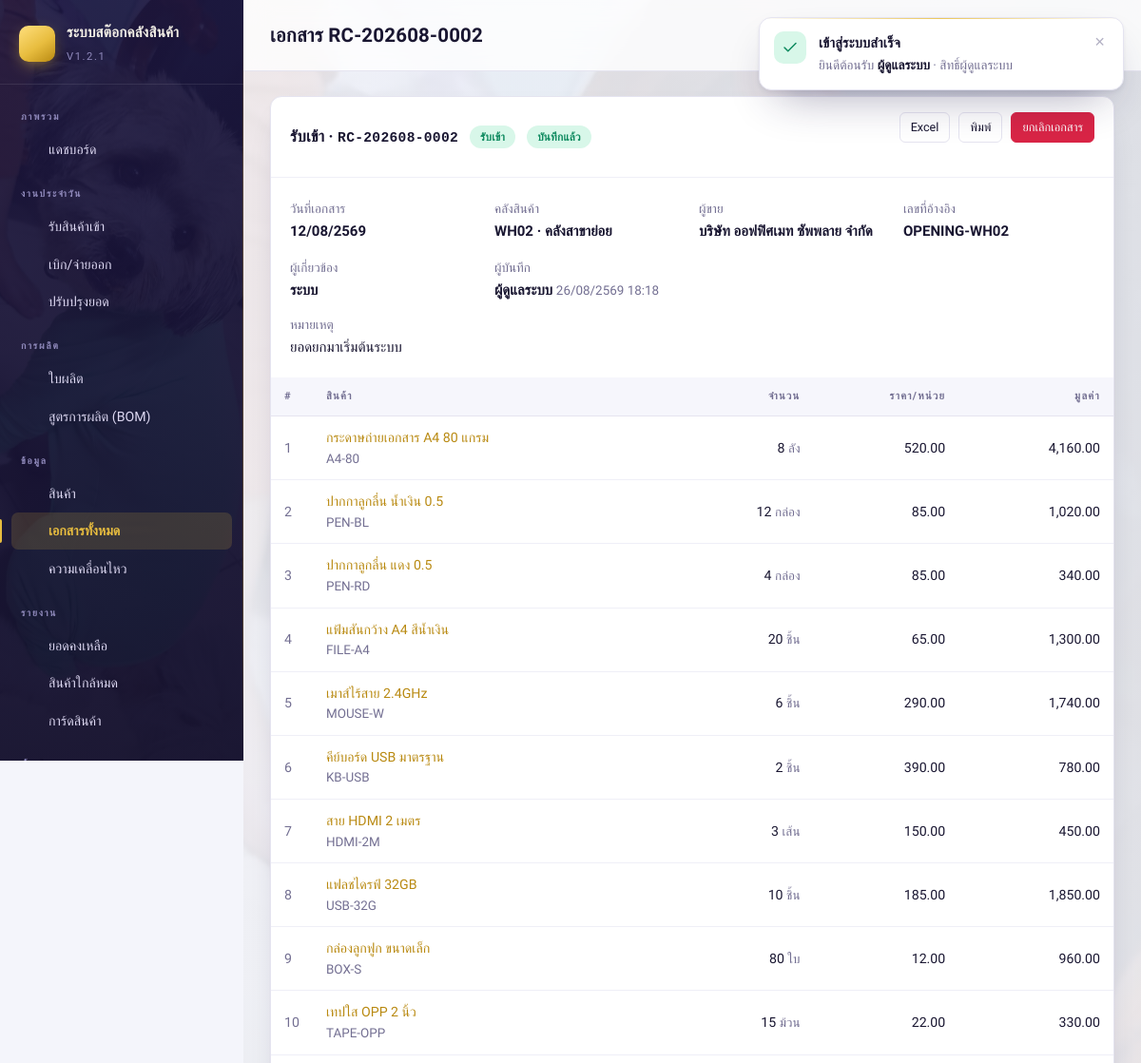
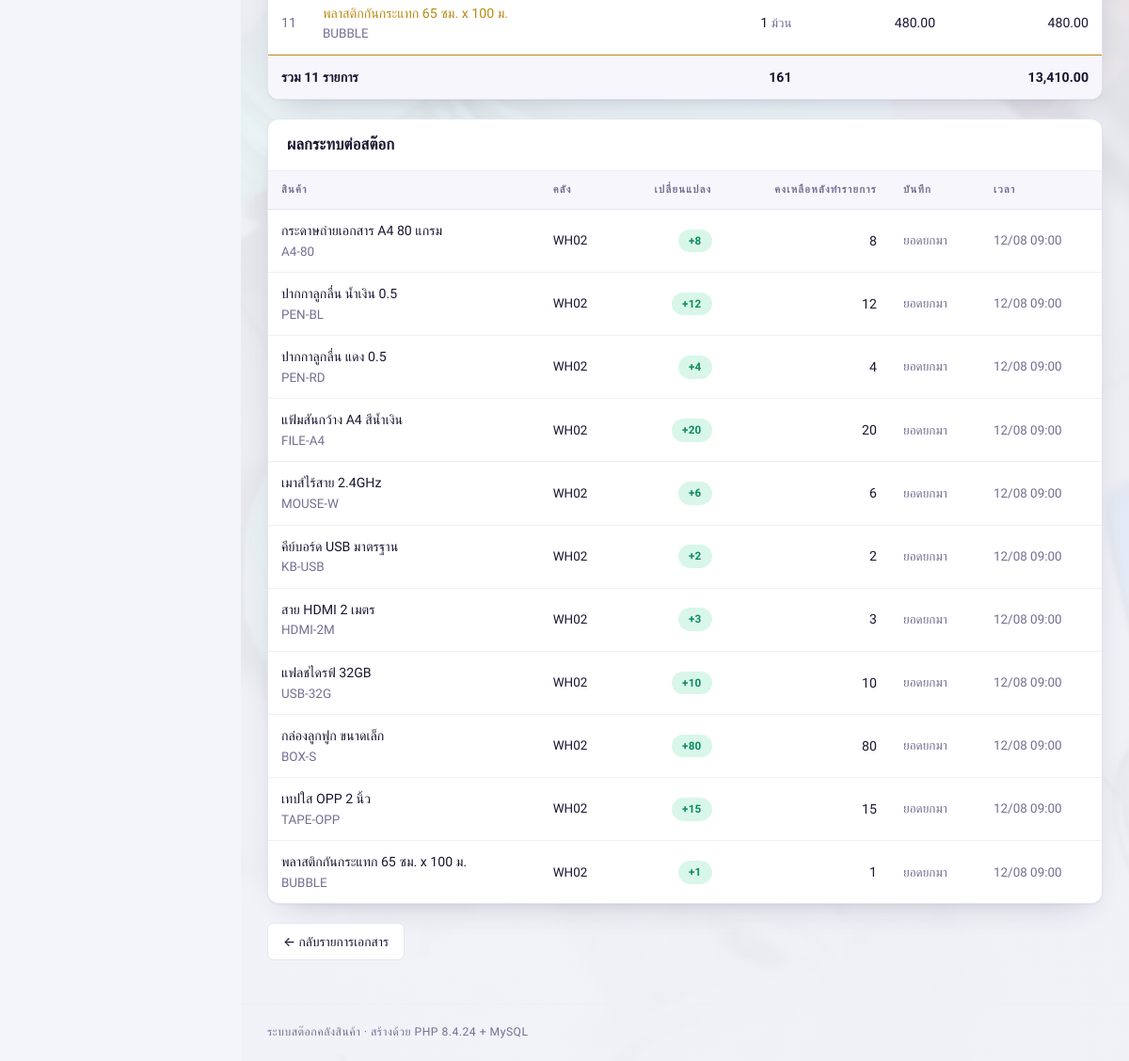
The app's page /index.php?p=doc_view&id=2 (signed in) with its own data (2 pictures, top to bottom).
### tables this page shows
CREATE TABLE `stock_docs` (
  `id` int(10) unsigned NOT NULL AUTO_INCREMENT,
  `doc_no` varchar(30) NOT NULL,
  `doc_type` enum('IN','OUT','TRANSFER','ADJUST','PROD') NOT NULL,
  `doc_date` date NOT NULL,
  `warehouse_id` int(10) unsigned NOT NULL,
  `to_warehouse_id` int(10) unsigned DEFAULT NULL,
  `supplier_id` int(10) unsigned DEFAULT NULL,
  `ref_no` varchar(60) DEFAULT NULL,
  `contact` varchar(160) DEFAULT NULL,
  `note` varchar(255) DEFAULT NULL,
  `status` enum('posted','void') NOT NULL DEFAULT 'posted',
  `total_qty` decimal(14,3) NOT NULL DEFAULT '0.000',
  `total_amount` decimal(16,2) NOT NULL DEFAULT '0.00',
  `user_id` int(10) unsigned DEFAULT NULL,
  `created_at` datetime NOT NULL DEFAULT CURRENT_TIMESTAMP,
  `voided_at` datetime DEFAULT NULL,
  `voided_by` int(10) unsigned DEFAULT NULL,
  PRIMARY KEY (`id`),
  UNIQUE KEY `uq_docs_no` (`doc_no`),
  KEY `idx_docs_type_date` (`doc_type`,`doc_date`),
  KEY `idx_docs_wh` (`warehouse_id`),
  KEY `fk_docs_wh2` (`to_warehouse_id`),
  KEY `fk_docs_supp` (`supplier_id`),
  KEY `fk_docs_user` (`user_id`),
  CONSTRAINT `fk_docs_supp` FOREIGN KEY (`supplier_id`) REFERENCES `suppliers` (`id`) ON DELETE SET NULL,
  CONSTRAINT `fk_docs_user` FOREIGN KEY (`user_id`) REFERENCES `users` (`id`) ON DELETE SET NULL,
  CONSTRAINT `fk_docs_wh` FOREIGN KEY (`warehouse_id`) REFERENCES `warehouses` (`id`),
  CONSTRAINT `fk_docs_wh2` FOREIGN KEY (`to_warehouse_id`) REFERENCES `warehouses` (`id`)
);

CREATE TABLE `warehouses` (
  `id` int(10) unsigned NOT NULL AUTO_INCREMENT,
  `code` varchar(20) NOT NULL,
  `name` varchar(120) NOT NULL,
  `address` varchar(255) DEFAULT NULL,
  `is_active` tinyint(1) NOT NULL DEFAULT '1',
  `created_at` datetime NOT NULL DEFAULT CURRENT_TIMESTAMP,
  PRIMARY KEY (`id`),
  UNIQUE KEY `uq_warehouses_code` (`code`)
);

CREATE TABLE `suppliers` (
  `id` int(10) unsigned NOT NULL AUTO_INCREMENT,
  `code` varchar(20) DEFAULT NULL,
  `name` varchar(160) NOT NULL,
  `phone` varchar(50) DEFAULT NULL,
  `email` varchar(120) DEFAULT NULL,
  `address` varchar(255) DEFAULT NULL,
  `created_at` datetime NOT NULL DEFAULT CURRENT_TIMESTAMP,
  PRIMARY KEY (`id`),
  KEY `idx_suppliers_name` (`name`)
);

CREATE TABLE `users` (
  `id` int(10) unsigned NOT NULL AUTO_INCREMENT,
  `username` varchar(50) NOT NULL,
  `password_hash` varchar(255) NOT NULL,
  `fullname` varchar(120) NOT NULL,
  `role` enum('admin','staff','viewer') NOT NULL DEFAULT 'staff',
  `is_active` tinyint(1) NOT NULL DEFAULT '1',
  `last_login_at` datetime DEFAULT NULL,
  `created_at` datetime NOT NULL DEFAULT CURRENT_TIMESTAMP,
  PRIMARY KEY (`id`),
  UNIQUE KEY `uq_users_username` (`username`)
);

CREATE TABLE `stock_doc_items` (
  `id` int(10) unsigned NOT NULL AUTO_INCREMENT,
  `doc_id` int(10) unsigned NOT NULL,
  `line_kind` enum('MAIN','CONSUME') NOT NULL DEFAULT 'MAIN',
  `product_id` int(10) unsigned NOT NULL,
  `qty` decimal(14,3) NOT NULL,
  `unit_cost` decimal(14,2) NOT NULL DEFAULT '0.00',
  `note` varchar(255) DEFAULT NULL,
  PRIMARY KEY (`id`),
  KEY `idx_items_doc` (`doc_id`),
  KEY `idx_items_product` (`product_id`),
  CONSTRAINT `fk_items_doc` FOREIGN KEY (`doc_id`) REFERENCES `stock_docs` (`id`) ON DELETE CASCADE,
  CONSTRAINT `fk_items_product` FOREIGN KEY (`product_id`) REFERENCES `products` (`id`)
);

CREATE TABLE `products` (
  `id` int(10) unsigned NOT NULL AUTO_INCREMENT,
  `sku` varchar(50) NOT NULL,
  `barcode` varchar(50) DEFAULT NULL,
  `name` varchar(200) NOT NULL,
  `product_type` enum('MAT','WIP','FG','PACK','OTHER') NOT NULL DEFAULT 'FG',
  `category_id` int(10) unsigned DEFAULT NULL,
  `unit_id` int(10) unsigned DEFAULT NULL,
  `cost_price` decimal(14,2) NOT NULL DEFAULT '0.00',
  `sell_price` decimal(14,2) NOT NULL DEFAULT '0.00',
  `min_stock` decimal(14,3) NOT NULL DEFAULT '0.000',
  `note` varchar(255) DEFAULT NULL,
  `is_active` tinyint(1) NOT NULL DEFAULT '1',
  `created_at` datetime NOT NULL DEFAULT CURRENT_TIMESTAMP,
  `updated_at` datetime NOT NULL DEFAULT CURRENT_TIMESTAMP ON UPDATE CURRENT_TIMESTAMP,
  PRIMARY KEY (`id`),
  UNIQUE KEY `uq_products_sku` (`sku`),
  KEY `idx_products_barcode` (`barcode`),
  KEY `idx_products_name` (`name`),
  KEY `idx_products_type` (`product_type`),
  KEY `fk_products_category` (`category_id`),
  KEY `fk_products_unit` (`unit_id`),
  CONSTRAINT `fk_products_category` FOREIGN KEY (`category_id`) REFERENCES `categories` (`id`) ON DELETE SET NULL,
  CONSTRAINT `fk_products_unit` FOREIGN KEY (`unit_id`) REFERENCES `units` (`id`) ON DELETE SET NULL
);

CREATE TABLE `units` (
  `id` int(10) unsigned NOT NULL AUTO_INCREMENT,
  `name` varchar(50) NOT NULL,
  `created_at` datetime NOT NULL DEFAULT CURRENT_TIMESTAMP,
  PRIMARY KEY (`id`),
  UNIQUE KEY `uq_units_name` (`name`)
);

CREATE TABLE `stock_movements` (
  `id` bigint(20) unsigned NOT NULL AUTO_INCREMENT,
  `doc_id` int(10) unsigned DEFAULT NULL,
  `doc_no` varchar(30) NOT NULL,
  `doc_type` enum('IN','OUT','TRANSFER','ADJUST','VOID','PROD') NOT NULL,
  `product_id` int(10) unsigned NOT NULL,
  `warehouse_id` int(10) unsigned NOT NULL,
  `qty_change` decimal(14,3) NOT NULL,
  `balance_after` decimal(14,3) NOT NULL,
  `unit_cost` decimal(14,2) NOT NULL DEFAULT '0.00',
  `note` varchar(255) DEFAULT NULL,
  `user_id` int(10) unsigned DEFAULT NULL,
  `moved_at` datetime NOT NULL DEFAULT CURRENT_TIMESTAMP,
  PRIMARY KEY (`id`),
  KEY `idx_mv_product_time` (`product_id`,`moved_at`),
  KEY `idx_mv_wh` (`warehouse_id`),
  KEY `idx_mv_doc` (`doc_id`),
  CONSTRAINT `fk_mv_doc` FOREIGN KEY (`doc_id`) REFERENCES `stock_docs` (`id`) ON DELETE SET NULL,
  CONSTRAINT `fk_mv_product` FOREIGN KEY (`product_id`) REFERENCES `products` (`id`),
  CONSTRAINT `fk_mv_wh` FOREIGN KEY (`warehouse_id`) REFERENCES `warehouses` (`id`)
);

### index.php (called while the page is built, shortened)
<?php
require_once __DIR__ . '/includes/layout.php';
$page = (string)inp('p', 'dashboard');
$file = __DIR__ . '/pages/' . $page . '.php';
require $file;

### includes/db.php (called while the page is built, shortened)
<?php
function db(): PDO
{
    static $pdo = null;
    if ($pdo instanceof PDO) {
        return $pdo;
    }
    $dsn = sprintf('mysql:host=%s;port=%s;dbname=%s;charset=%s', DB_HOST, DB_PORT, DB_NAME, DB_CHARSET);
    try {
        $pdo = new PDO($dsn, DB_USER, DB_PASS, [
            PDO::ATTR_ERRMODE            => PDO::ERRMODE_EXCEPTION,
            PDO::ATTR_DEFAULT_FETCH_MODE => PDO::FETCH_ASSOC,
            PDO::ATTR_EMULATE_PREPARES   => false,
            PDO::ATTR_STRINGIFY_FETCHES  => false,
        ]);
    } catch (PDOException $e) {
        http_response_code(500);
        db_fail_page($e->getMessage());
    }
    return $pdo;
}
function q(string $sql, array $params = []): PDOStatement
{
    $st = db()->prepare($sql);
    $st->execute($params);
    return $st;
}
function q1(string $sql, array $params = []): ?array
{
    $row = q($sql, $params)->fetch();
    return $row === false ? null : $row;
}
function qa(string $sql, array $params = []): array
{
    return q($sql, $params)->fetchAll();
}

### includes/auth.php (called while the page is built, shortened)
<?php
function current_user(): ?array
{
    return $_SESSION['user'] ?? null;
}
function user_role(): string
{
    return current_user()['role'] ?? 'guest';
}
function can(string $minRole): bool
{
    $rank = ['guest' => 0, 'viewer' => 1, 'staff' => 2, 'admin' => 3];
    return ($rank[user_role()] ?? 0) >= ($rank[$minRole] ?? 99);
}

### pages/doc_view.php (the view, shortened to what this page needs)
<?php
require_once __DIR__ . '/../includes/layout.php';
$id  = inp_int('id', 0);
$doc = q1(
    'SELECT d.*, w.code AS wh_code, w.name AS wh_name, w2.name AS wh2_name, w2.code AS wh2_code,
            s.name AS supp_name, s.phone AS supp_phone, u.fullname, uv.fullname AS void_by_name
       FROM stock_docs d
       JOIN warehouses w ON w.id = d.warehouse_id
       LEFT JOIN warehouses w2 ON w2.id = d.to_warehouse_id
       LEFT JOIN suppliers s ON s.id = d.supplier_id
       LEFT JOIN users u ON u.id = d.user_id
       LEFT JOIN users uv ON uv.id = d.voided_by
      WHERE d.id = ?', [$id]);
$allItems = qa(
    'SELECT i.*, p.sku, p.name, p.product_type, un.name AS unit_name
       FROM stock_doc_items i
       JOIN products p ON p.id = i.product_id
       LEFT JOIN units un ON un.id = p.unit_id
      WHERE i.doc_id = ? ORDER BY i.line_kind DESC, i.id', [$id]);
$items   = array_values(array_filter($allItems, fn($r) => ($r['line_kind'] ?? 'MAIN') === 'MAIN'));
$moves = qa(
    'SELECT m.*, p.sku, p.name, w.code AS wh_code
       FROM stock_movements m
       JOIN products p ON p.id = m.product_id
       JOIN warehouses w ON w.id = m.warehouse_id
      WHERE m.doc_id = ? ORDER BY m.id', [$id]);
$isVoid = $doc['status'] === 'void';
$isAdj  = $doc['doc_type'] === 'ADJUST';
$isProd = $doc['doc_type'] === 'PROD';
?>
<div class="card">
  <div class="card-head">
    <h2><?= h(doc_type_label($doc['doc_type'])) ?> · <code><?= h($doc['doc_no']) ?></code></h2>
    <?= doc_type_badge($doc['doc_type']) ?>
    <?= $isVoid ? '<span class="badge danger">ยกเลิกแล้ว</span>' : '<span class="badge ok">บันทึกแล้ว</span>' ?>
    <div class="btnrow noprint">
      <a class="btn sm" href="<?= h(url('doc_view', ['id' => $id, 'xls' => 1])) ?>">Excel</a>
      <button class="btn sm" onclick="window.print()">พิมพ์</button>
      <?php if (!$isVoid && can('admin')): ?>
        <form method="post" style="display:inline">
          <button class="btn sm danger"
                  data-confirm="ยกเลิกเอกสาร <?= h($doc['doc_no']) ?> และคืนยอดสต๊อกทั้งหมด?">ยกเลิกเอกสาร</button>
        </form>
      <?php endif; ?>
    </div>
  </div>
  <div class="card-body">
    <div class="grid c4" style="gap:14px">
      <div><span class="small muted">วันที่เอกสาร</span><div><b><?= h(thai_date($doc['doc_date'])) ?></b></div></div>
      <div><span class="small muted">คลังสินค้า</span>
           <div><b><?= h($doc['wh_code'] . ' · ' . $doc['wh_name']) ?></b></div></div>
      <?php if ($doc['supp_name']): ?>
        <div><span class="small muted">ผู้ขาย</span><div><b><?= h($doc['supp_name']) ?></b></div></div>
      <?php endif; ?>
      <?php if ($doc['ref_no']): ?>
        <div><span class="small muted">เลขที่อ้างอิง</span><div><b><?= h($doc['ref_no']) ?></b></div></div>
      <?php endif; ?>
      <?php if ($doc['contact']): ?>
        <div><span class="small muted">ผู้เกี่ยวข้อง</span><div><b><?= h($doc['contact']) ?></b></div></div>
      <?php endif; ?>
      <div><span class="small muted">ผู้บันทึก</span><div><b><?= h($doc['fullname'] ?? '—') ?></b>
           <span class="small muted"><?= h(thai_date($doc['created_at'], true)) ?></span></div></div>
    </div>
    <?php if ($doc['note']): ?>
      <div style="margin-top:12px"><span class="small muted">หมายเหตุ</span><div><?= h($doc['note']) ?></div></div>
    <?php endif; ?>
  </div>
  <div class="tablewrap">
    <table class="tbl">
      <thead>
        <tr><th style="width:40px">#</th><th>สินค้า</th>
            <th class="num"><?= $isAdj ? 'ยอดนับได้' : ($isProd ? 'ผลิตได้' : 'จำนวน') ?></th>
            <th class="num">ราคา/หน่วย</th><th class="num">มูลค่า</th></tr>
      </thead>
      <tbody>
      <?php $i = 0; foreach ($items as $it): $i++; ?>
        <tr>
          <td class="muted"><?= $i ?></td>
          <td><a href="<?= h(url('stock_card', ['id' => $it['product_id']])) ?>"><?= h($it['name']) ?></a>
              <div class="small muted"><?= h($it['sku']) ?></div></td>
          <td class="num"><?= qty_fmt($it['qty']) ?> <span class="muted small"><?= h($it['unit_name'] ?? '') ?></span></td>
          <td class="num"><?= money($it['unit_cost']) ?></td>
          <td class="num"><?= money((float)$it['qty'] * (float)$it['unit_cost']) ?></td>
        </tr>
      <?php endforeach; ?>
      </tbody>
      <tfoot>
        <tr><td colspan="2">รวม <?= count($items) ?> รายการ</td>
            <td class="num"><?= qty_fmt($doc['total_qty']) ?></td>
            <td></td><td class="num"><?= money($doc['total_amount']) ?></td></tr>
      </tfoot>
    </table>
  </div>
</div>
<div class="card noprint">
  <div class="card-head"><h2>ผลกระทบต่อสต๊อก</h2></div>
  <div class="tablewrap">
    <table class="tbl">
      <thead><tr><th>สินค้า</th><th>คลัง</th><th class="num">เปลี่ยนแปลง</th>
                 <th class="num">คงเหลือหลังทำรายการ</th><th>บันทึก</th><th>เวลา</th></tr></thead>
      <tbody>
      <?php foreach ($moves as $m): $d = (float)$m['qty_change']; ?>
        <tr>
          <td><?= h($m['name']) ?><div class="small muted"><?= h($m['sku']) ?></div></td>
          <td class="small"><?= h($m['wh_code']) ?></td>
          <td class="num"><span class="badge <?= $d >= 0 ? 'ok' : 'warn' ?>">
              <?= $d >= 0 ? '+' : '−' ?><?= qty_fmt(abs($d)) ?></span></td>
          <td class="num"><?= qty_fmt($m['balance_after']) ?></td>
          <td class="small muted"><?= h($m['note'] ?? '') ?></td>
          <td class="small muted nowrap"><?= h(date('d/m H:i', strtotime($m['moved_at']))) ?></td>
        </tr>
      <?php endforeach; ?>
      </tbody>
    </table>
  </div>
</div>
<div class="btnrow noprint">
  <a class="btn" href="<?= h(url('docs', ['type' => $doc['doc_type']])) ?>">← กลับรายการเอกสาร</a>
</div>

### includes/helpers.php (shortened to what this page needs)
<?php
function h($v): string
{
    return htmlspecialchars((string)$v, ENT_QUOTES | ENT_SUBSTITUTE, 'UTF-8');
}
function inp(string $key, $default = '', ?array $src = null)
{
    $src = $src ?? $_REQUEST;
    if (!isset($src[$key])) {
        return $default;
    }
    $v = $src[$key];
    return is_string($v) ? trim($v) : $v;
}
function inp_int(string $key, ?int $default = null, ?array $src = null): ?int
{
    $v = inp($key, null, $src);
    return (int)$v;
}
function url(string $page = '', array $params = []): string
{
    $base = BASE_URL . '/index.php';
    if ($page !== '') {
        $params = array_merge(['p' => $page], $params);
    }
    return $params ? $base . '?' . http_build_query($params) : $base;
}
function qty_fmt($v): string
{
    $f = (float)$v;
    $s = number_format($f, 3);
    $s = rtrim(rtrim($s, '0'), '.');
    return $s === '' || $s === '-' ? '0' : $s;
}
function money($v): string
{
    return number_format((float)$v, 2);
}
function thai_date(?string $date, bool $withTime = false): string
{
    $ts = strtotime($date);
    $y = (int)date('Y', $ts) + 543;
    $s = date('d/m/', $ts) . $y;
    if ($withTime) {
        $s .= ' ' . date('H:i', $ts);
    }
    return $s;
}
function doc_type_label(string $t): string
{
    return [
        'IN'       => 'รับเข้า',
        'OUT'      => 'เบิกออก',
        'TRANSFER' => 'โอนย้าย',
        'ADJUST'   => 'ปรับปรุง',
        'PROD'     => 'ผลิต',
        'VOID'     => 'ยกเลิก',
    ][$t] ?? $t;
}
function doc_type_badge(string $t): string
{
    $cls = [
        'IN'       => 'ok',
        'OUT'      => 'warn',
        'TRANSFER' => 'info',
        'ADJUST'   => 'muted',
        'PROD'     => 'gold',
        'VOID'     => 'danger',
    ][$t] ?? 'muted';
    return '<span class="badge ' . $cls . '">' . h(doc_type_label($t)) . '</span>';
}

### records on screen
stock_docs: doc_type "รับเข้า", doc_no "RC-202608-0002", doc_date "12/08/2569", warehouse.name "WH02 · คลังสาขาย่อย", supplier.name "บริษัท ออฟฟิศเมท ซัพพลาย จำกัด", ref_no "OPENING-WH02", contact "ระบบ", user.fullname "ผู้ดูแลระบบ", created_at "26/08/2569 18:18", note "ยอดยกมาเริ่มต้นระบบ", total_qty "161", total_amount "13,410.00"
stock_doc_items: product.name "กระดาษถ่ายเอกสาร A4 80 แกรม", product.sku "A4-80", qty "8", units.name "ลัง", unit_cost "520.00", money((float)$it['qty'] * (float)$it['unit_cost']) "4,160.00"
stock_doc_items: product.name "ปากกาลูกลื่น น้ำเงิน 0.5", product.sku "PEN-BL", qty "12", units.name "กล่อง", unit_cost "85.00", money((float)$it['qty'] * (float)$it['unit_cost']) "1,020.00"
stock_doc_items: product.name "ปากกาลูกลื่น แดง 0.5", product.sku "PEN-RD", qty "4", units.name "กล่อง", unit_cost "85.00", money((float)$it['qty'] * (float)$it['unit_cost']) "340.00"
stock_doc_items: product.name "แฟ้มสันกว้าง A4 สีน้ำเงิน", product.sku "FILE-A4", qty "20", units.name "ชิ้น", unit_cost "65.00", money((float)$it['qty'] * (float)$it['unit_cost']) "1,300.00"
stock_doc_items: product.name "เมาส์ไร้สาย 2.4GHz", product.sku "MOUSE-W", qty "6", units.name "ชิ้น", unit_cost "290.00", money((float)$it['qty'] * (float)$it['unit_cost']) "1,740.00"
stock_doc_items: product.name "คีย์บอร์ด USB มาตรฐาน", product.sku "KB-USB", qty "2", units.name "ชิ้น", unit_cost "390.00", money((float)$it['qty'] * (float)$it['unit_cost']) "780.00"
stock_doc_items: product.name "สาย HDMI 2 เมตร", product.sku "HDMI-2M", qty "3", units.name "เส้น", unit_cost "150.00", money((float)$it['qty'] * (float)$it['unit_cost']) "450.00"
stock_doc_items: product.name "แฟลชไดรฟ์ 32GB", product.sku "USB-32G", qty "10", units.name "ชิ้น", unit_cost "185.00", money((float)$it['qty'] * (float)$it['unit_cost']) "1,850.00"
stock_doc_items: product.name "กล่องลูกฟูก ขนาดเล็ก", product.sku "BOX-S", qty "80", units.name "ใบ", unit_cost "12.00", money((float)$it['qty'] * (float)$it['unit_cost']) "960.00"
stock_doc_items: product.name "เทปใส OPP 2 นิ้ว", product.sku "TAPE-OPP", qty "15", units.name "ม้วน", unit_cost "22.00", money((float)$it['qty'] * (float)$it['unit_cost']) "330.00"
stock_doc_items: product.name "พลาสติกกันกระแทก 65 ซม. x 100 ม.", product.sku "BUBBLE", qty "1", units.name "ม้วน", unit_cost "480.00", money((float)$it['qty']*(float)$it['unit_cost']) "480.00"
stock_movements: product.name "กระดาษถ่ายเอกสาร A4 80 แกรม", product.sku "A4-80", warehouse.code "WH02", qty_change "8", balance_after "8", note "ยอดยกมา", moved_at "12/08 09:00"
stock_movements: product.name "ปากกาลูกลื่น น้ำเงิน 0.5", product.sku "PEN-BL", warehouse.code "WH02", qty_change "12", balance_after "12", note "ยอดยกมา", moved_at "12/08 09:00"
stock_movements: product.name "ปากกาลูกลื่น แดง 0.5", product.sku "PEN-RD", warehouse.code "WH02", qty_change "4", balance_after "4", note "ยอดยกมา", moved_at "12/08 09:00"
stock_movements: product.name "แฟ้มสันกว้าง A4 สีน้ำเงิน", product.sku "FILE-A4", warehouse.code "WH02", qty_change "20", balance_after "20", note "ยอดยกมา", moved_at "12/08 09:00"
stock_movements: product.name "เมาส์ไร้สาย 2.4GHz", product.sku "MOUSE-W", warehouse.code "WH02", qty_change "6", balance_after "6", note "ยอดยกมา", moved_at "12/08 09:00"
stock_movements: product.name "คีย์บอร์ด USB มาตรฐาน", product.sku "KB-USB", warehouse.code "WH02", qty_change "2", balance_after "2", note "ยอดยกมา", moved_at "12/08 09:00"
stock_movements: product.name "สาย HDMI 2 เมตร", product.sku "HDMI-2M", warehouse.code "WH02", qty_change "3", balance_after "3", note "ยอดยกมา", moved_at "12/08 09:00"
stock_movements: product.name "แฟลชไดรฟ์ 32GB", product.sku "USB-32G", warehouse.code "WH02", qty_change "10", balance_after "10", note "ยอดยกมา", moved_at "12/08 09:00"
stock_movements: product.name "กล่องลูกฟูก ขนาดเล็ก", product.sku "BOX-S", warehouse.code "WH02", qty_change "80", balance_after "80", note "ยอดยกมา", moved_at "12/08 09:00"
stock_movements: product.name "เทปใส OPP 2 นิ้ว", product.sku "TAPE-OPP", warehouse.code "WH02", qty_change "15", balance_after "15", note "ยอดยกมา", moved_at "12/08 09:00"
stock_movements: product.name "พลาสติกกันกระแทก 65 ซม. x 100 ม.", product.sku "BUBBLE", warehouse.code "WH02", qty_change "1", balance_after "1", note "ยอดยกมา", moved_at "12/08 09:00"

### other values on screen
APP_NAME "ระบบสต๊อกคลังสินค้า"
APP_VERSION "1.2.1"
$g['group'] "ภาพรวม"
$it[1] "แดชบอร์ด"
$g['group'] "งานประจำวัน"
$it[1] "รับสินค้าเข้า"
$it[1] "เบิก/จ่ายออก"
$it[1] "ปรับปรุงยอด"
$g['group'] "การผลิต"
$it[1] "ใบผลิต"
$it[1] "สูตรการผลิต (BOM)"
$g['group'] "ข้อมูล"
$it[1] "สินค้า"
$it[1] "เอกสารทั้งหมด"
$it[1] "ความเคลื่อนไหว"
